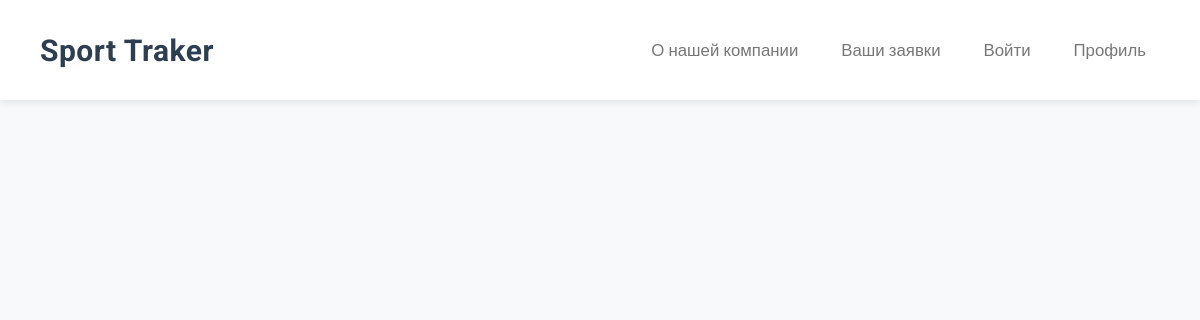
/catalog/, run on an earlier commit of the app's database.
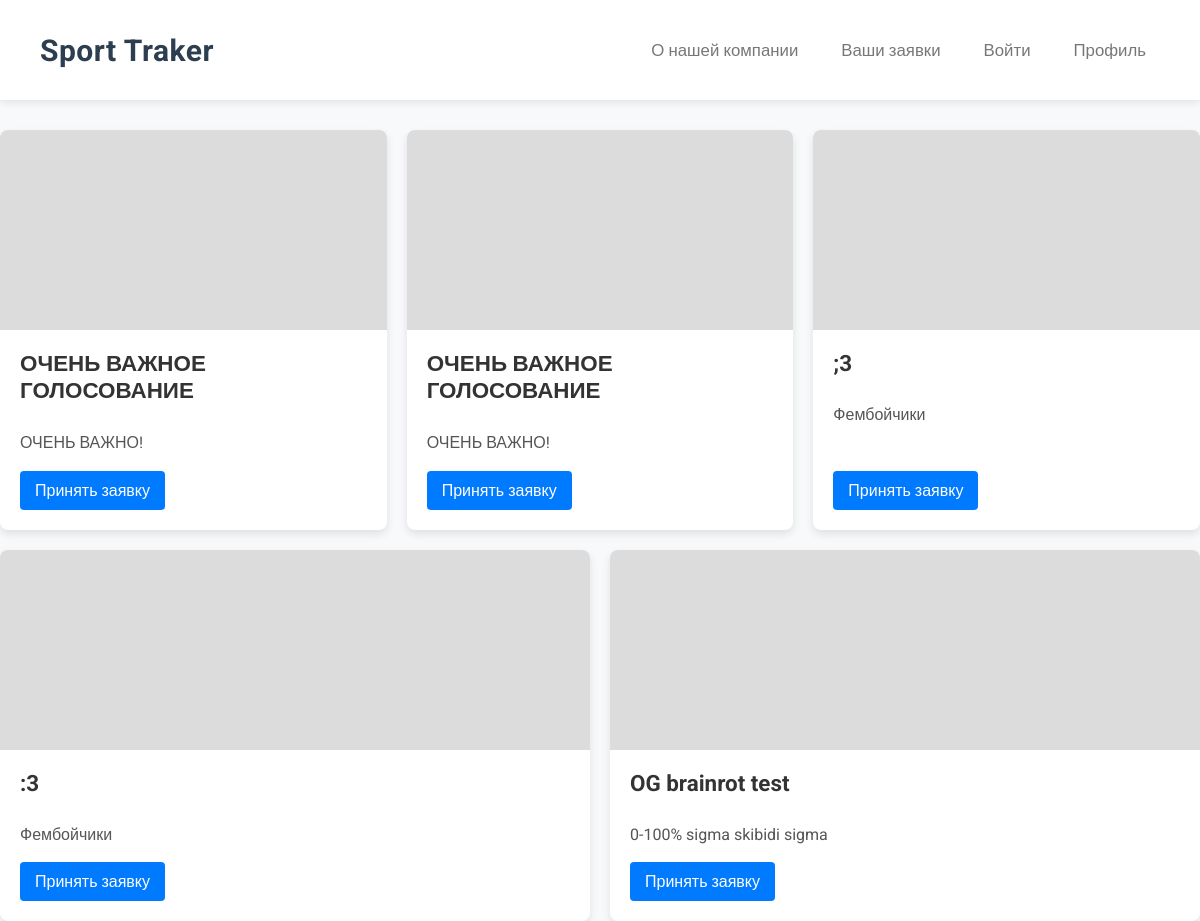
And on a later commit of the database.
### main/models.py (models this page shows)
class Votings(models.Model):
    author = models.ForeignKey(User, on_delete=models.CASCADE)
    image = models.ImageField()
    name = models.TextField()
    description = models.TextField()
    questions_number = models.IntegerField()

### main/views.py (the view)
# urls.py: path('catalog/', catalog, name='catalog'),
def catalog(request):
    categories = Votings.objects.all()
    context = {"is_admin": False,
               "categories": categories
    }
    if request.user.is_superuser:
        context["is_admin"] = True
    return render(request, 'catalog.html', context)

### main/templates/catalog.html (shortened to what this page needs)
{% load static %}
<!DOCTYPE html>
<html lang="en">
<head>
    <link rel="stylesheet" href="{% static 'catalog_cards.css' %}">
    <link rel="stylesheet" href="{% static 'header.css' %}">
</head>
{% if is_admin %}
{% include 'header_admin.html' %}
{% else %}
{% include 'header_user.html' %}
{% endif %}
<body>
    <div class="container">
        {% for category in categories %}
        <div class="item">
          <div class="img img-third"></div>
          <div class="card">
            <h3>{{category.name}}</h3>
            <p>{{category.description}}</p>
            <a class="card_link" href="{% url 'voting'%}?id={{category.id}}">Принять заявку</a>
          </div>
        </div>
        {% endfor %}
    </div>
</body>
</html>

### main/templates/header_user.html
<header id="header">
    <a class="logo" href="{% url 'index1' %}">Sport Traker</a>
    <div class="menu">
            <a class="options" href="{% url 'about_us' %}">О нашей компании</a>
            <a class="options" href="{% url 'catalog' %}">Ваши заявки</a>
            <a class="options" href="{% url 'sign_in' %}">Войти</a>
            <a class="options" href="{% url 'profile' %}">Профиль</a>
    </div>
</header>

### main/static/catalog_cards.css (style rules this page uses)
body { margin: 0; font-family: 'Roboto', sans-serif; justify-content: center; align-items: center; min-height: 100vh; background-color: #f8f9fa; }
.container { display: flex; margin-left: auto; margin-right: auto; margin-top: 30px; flex-wrap: wrap; justify-content: center; max-width: 1200px; width: 100%; gap: 20px; }
.item { flex: 1 1 300px; background-color: #ffffff; border-radius: 8px; box-shadow: 0 4px 8px rgba(0, 0, 0, 0.1); overflow: hidden; display: flex; flex-direction: column; transition: transform 0.3s ease; }
.img { height: 200px; background-size: cover; background-position: center; }
.img-third { background-color: gainsboro; }
.card { padding: 20px; display: flex; flex-direction: column; flex: 1; }
.card h3 { margin-top: 0; margin-bottom: 10px; font-size: 1.4em; color: #333333; }
.card p { margin-bottom: 15px; color: #555555; line-height: 1.6; flex: 1; }
.card_link { text-decoration: none; background-color: #007bff; color: white; padding: 10px 15px; border-radius: 4px; align-self: flex-start; transition: background-color 0.3s ease; }

### main/static/header.css (style rules this page uses)
#header { display: flex; justify-content: space-between; align-items: center; padding: 15px 20px; background-color: #fff; box-shadow: 0 2px 8px rgba(0, 0, 0, 0.1); position: sticky; top: 0; height: 100px; z-index: 1000; transition: background-color 0.3s ease; font-family: 'Roboto', sans-serif; box-sizing: border-box; }
.logo { font-size: 30px; font-weight: 700; text-decoration: none; color: #2c3e50; transition: color 0.3s ease; letter-spacing: 0.5px; }
.menu { display: flex; gap: 10px; flex-wrap: nowrap; justify-content: flex-end; }
.options { text-decoration: none; color: #777; font-weight: 500; transition: color 0.3s ease, background-color 0.3s ease; padding: 8px 12px; border-radius: 4px; white-space: nowrap; flex-shrink: 0; }
@media (min-width: 1024px) and (max-width: 1439px) { #header { padding: 20px 40px; } }
@media (min-width: 1024px) and (max-width: 1439px) { .menu { gap: 15px; justify-content: flex-end; } }
@media (min-width: 1024px) and (max-width: 1439px) { .options { font-size: 1.05em; padding: 9px 14px; } }

What changed in the data, as far as the page shows it:
added Votings: name "ОЧЕНЬ ВАЖНОЕ ГОЛОСОВАНИЕ", description "ОЧЕНЬ ВАЖНО!"
added Votings: name "ОЧЕНЬ ВАЖНОЕ ГОЛОСОВАНИЕ", description "ОЧЕНЬ ВАЖНО!"
added Votings: name ";3", description "Фембойчики"
added Votings: name ":3", description "Фембойчики"
added Votings: name "OG brainrot test", description "0-100% sigma skibidi sigma"
